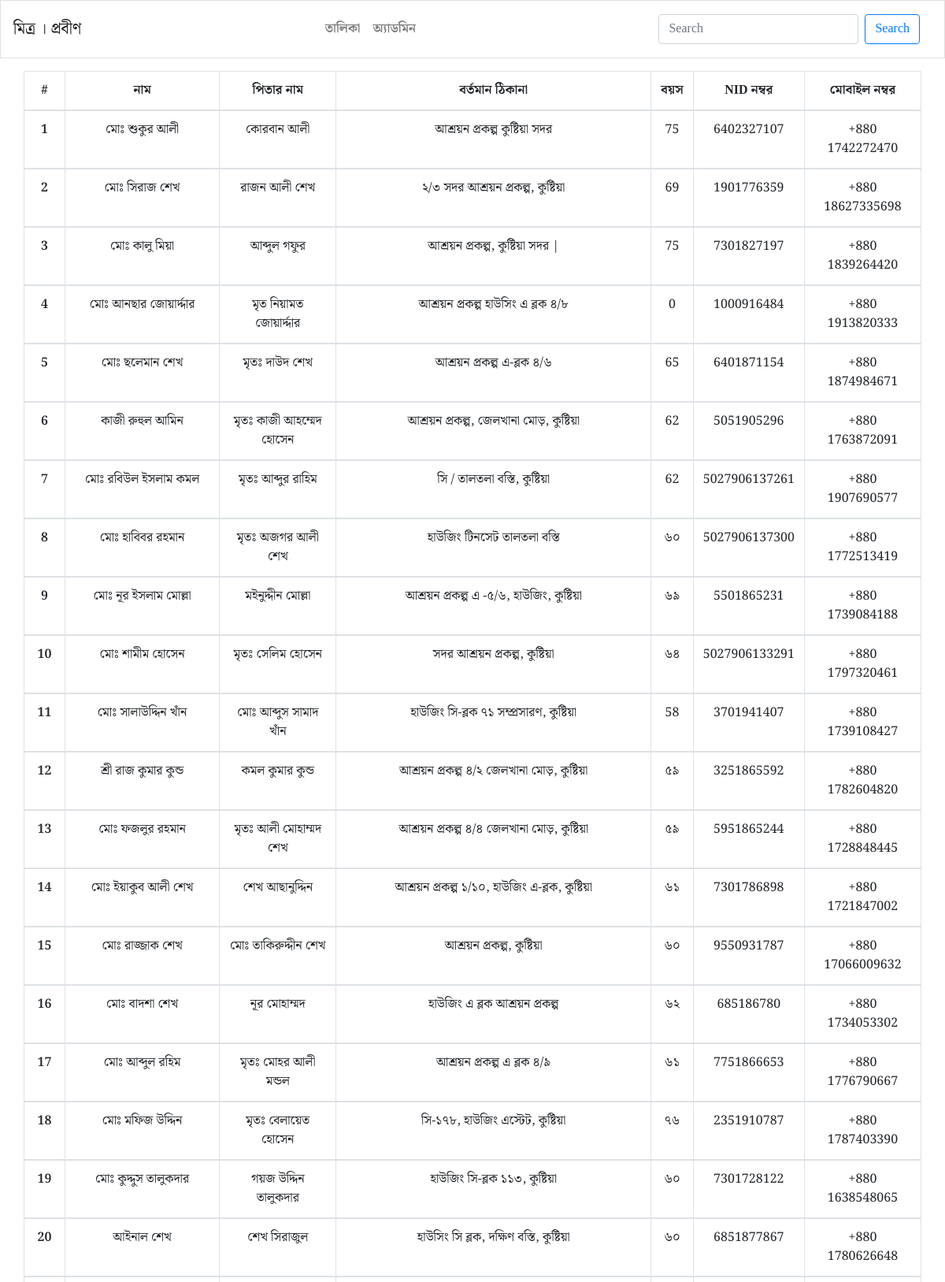
Page /core/list/ (upper part) on the committed database.
### core/models.py (models this page shows, shortened)
class Person(models.Model):
    form_number = models.CharField(max_length=8, null=True, blank=True)
    name = models.CharField(max_length=89)
    house_number = models.CharField(max_length=21, null=True, blank=True)
    birth_date = models.DateField(auto_now_add=False, null=True, blank=True)
    age = models.CharField(max_length=89)
    nid_number = models.CharField(max_length=89)
    mobile_number = models.CharField(max_length=89)
    father_name = models.CharField(max_length=89, blank=True, null=True)
    current_address = models.TextField(blank=True, null=True)
    permanent_address = models.TextField(blank=True, null=True)
    birth_place = models.CharField(max_length=89, blank=True, null=True, default='এখন ও যুক্ত করা হয় নাই')
    occupassion = models.CharField(max_length=89, blank=True, null=True)
    illness = models.CharField(max_length=89, blank=True, null=True)
    religion = models.CharField(max_length=55, blank=True, null=True)
    child_count = models.CharField(max_length=89, blank=True, null=True)
    living = models.CharField(max_length=144, blank=True, null=True)
    image = ResizedImageField(size=[640, 480], upload_to = 'old/resized/', blank=True, null=True)

### core/views.py (the view)
# urls.py: path('list/', PersonListTable.as_view(), name='list-table'),
class PersonListTable(ListView):
    model = Person
    template_name = 'core/list_table.html'

### templates/core/list_table.html (shortened to what this page needs)
{% extends 'master.html' %}
{% block content %}
<div class="container">
    <div class="row justify-content-center">
        <table class="table table-bordered">
            <thead>
                <tr class="text-center">
                <th scope="col">#</th>
                <th scope="col">নাম</th>
                <th scope="col">পিতার নাম</th>
                <th scope="col">বর্তমান ঠিকানা</th>
                <th scope="col">বয়স</th>
                <th scope="col">NID নম্বর</th>
                <th scope="col">মোবাইল নম্বর</th>
                </tr>
            </thead>
            {% for person in object_list %}
            <tbody>
                <tr class="text-center">
                <th scope="row">{{person.id}}</th>
                <td>{{person.name}}</td>
                <td>{{person.father_name}}</td>
                <td>{{person.current_address}}</td>
                <td>{{person.age}}</td>
                <td>{{person.nid_number}}</td>
                <td>+880 {{person.mobile_number}}</td>
                </tr>
            </tbody>
            {% endfor %}
        </table>
    </div>
</div>
{% endblock content %}

### rows in the picture
Person: id "1", name "মোঃ শুকুর আলী", father_name "কোরবান আলী", current_address "আশ্রয়ন প্রকল্প কুষ্টিয়া সদর", age "75", nid_number "6402327107", mobile_number "1742272470"
Person: id "2", name "মোঃ সিরাজ শেখ", father_name "রাজন আলী শেখ", current_address "২/৩ সদর আশ্রয়ন প্রকল্প, কুষ্টিয়া", age "69", nid_number "1901776359", mobile_number "18627335698"
Person: id "3", name "মোঃ কালু মিয়া", father_name "আব্দুল গফুর", current_address "আশ্রয়ন প্রকল্প, কুষ্টিয়া সদর |", age "75", nid_number "7301827197", mobile_number "1839264420"
Person: id "4", name "মোঃ আনছার জোয়ার্দ্দার", father_name "মৃত নিয়ামত জোয়ার্দ্দার", current_address "আশ্রয়ন প্রকল্প হাউসিং এ ব্লক ৪/৮", age "0", nid_number "1000916484", mobile_number "1913820333"
Person: id "5", name "মোঃ ছলেমান শেখ", father_name "মৃতঃ দাউদ শেখ", current_address "আশ্রয়ন প্রকল্প এ-ব্লক ৪/৬", age "65", nid_number "6401871154", mobile_number "1874984671"
Person: id "6", name "কাজী রুহুল আমিন", father_name "মৃতঃ কাজী আহম্মেদ হোসেন", current_address "আশ্রয়ন প্রকল্প, জেলখানা মোড়, কুষ্টিয়া", age "62", nid_number "5051905296", mobile_number "1763872091"
Person: id "7", name "মোঃ রবিউল ইসলাম কমল", father_name "মৃতঃ আব্দুর রাহিম", current_address "সি / তালতলা বস্তি, কুষ্টিয়া", age "62", nid_number "5027906137261", mobile_number "1907690577"
Person: id "8", name "মোঃ হাবিবর রহমান", father_name "মৃতঃ অজগর আলী শেখ", current_address "হাউজিং টিনসেট তালতলা বস্তি", age "৬০", nid_number "5027906137300", mobile_number "1772513419"
Person: id "9", name "মোঃ নূর ইসলাম মোল্লা", father_name "মইনুদ্দীন মোল্লা", current_address "আশ্রয়ন প্রকল্প এ -৫/৬, হাউজিং, কুষ্টিয়া", age "৬৯", nid_number "5501865231", mobile_number "1739084188"
Person: id "10", name "মোঃ শামীম হোসেন", father_name "মৃতঃ সেলিম হোসেন", current_address "সদর আশ্রয়ন প্রকল্প, কুষ্টিয়া", age "৬৪", nid_number "5027906133291", mobile_number "1797320461"
Person: id "11", name "মোঃ সালাউদ্দিন খাঁন", father_name "মোঃ আব্দুস সামাদ খাঁন", current_address "হাউজিং সি-ব্লক ৭১ সম্প্রসারণ, কুষ্টিয়া", age "58", nid_number "3701941407", mobile_number "1739108427"
Person: id "12", name "শ্রী রাজ কুমার কুন্ড", father_name "কমল কুমার কুন্ড", current_address "আশ্রয়ন প্রকল্প ৪/২ জেলখানা মোড়, কুষ্টিয়া", age "৫৯", nid_number "3251865592", mobile_number "1782604820"
Person: id "13", name "মোঃ ফজলুর রহমান", father_name "মৃতঃ আলী মোহাম্মদ শেখ", current_address "আশ্রয়ন প্রকল্প ৪/৪ জেলখানা মোড়, কুষ্টিয়া", age "৫৯", nid_number "5951865244", mobile_number "1728848445"
Person: id "14", name "মোঃ ইয়াকুব আলী শেখ", father_name "শেখ আছানুদ্দিন", current_address "আশ্রয়ন প্রকল্প ১/১০, হাউজিং এ-ব্লক, কুষ্টিয়া", age "৬১", nid_number "7301786898", mobile_number "1721847002"
Person: id "15", name "মোঃ রাজ্জাক শেখ", father_name "মোঃ তাকিরুদ্দীন শেখ", current_address "আশ্রয়ন প্রকল্প, কুষ্টিয়া", age "৬০", nid_number "9550931787", mobile_number "17066009632"
Person: id "16", name "মোঃ বাদশা শেখ", father_name "নূর মোহাম্মদ", current_address "হাউজিং এ ব্লক আশ্রয়ন প্রকল্প", age "৬২", nid_number "685186780", mobile_number "1734053302"
Person: id "17", name "মোঃ আব্দুল রহিম", father_name "মৃতঃ মোহর আলী মন্ডল", current_address "আশ্রয়ন প্রকল্প এ ব্লক ৪/৯", age "৬১", nid_number "7751866653", mobile_number "1776790667"
Person: id "18", name "মোঃ মফিজ উদ্দিন", father_name "মৃতঃ বেলায়েত হোসেন", current_address "সি-১৭৮, হাউজিং এস্টেট, কুষ্টিয়া", age "৭৬", nid_number "2351910787", mobile_number "1787403390"
Person: id "19", name "মোঃ কুদ্দুস তালুকদার", father_name "গয়জ উদ্দিন তালুকদার", current_address "হাউজিং সি-ব্লক ১১৩, কুষ্টিয়া", age "৬০", nid_number "7301728122", mobile_number "1638548065"
Person: id "20", name "আইনাল শেখ", father_name "শেখ সিরাজুল", current_address "হাউসিং সি ব্লক, দক্ষিণ বস্তি, কুষ্টিয়া", age "৬০", nid_number "6851877867", mobile_number "1780626648"
